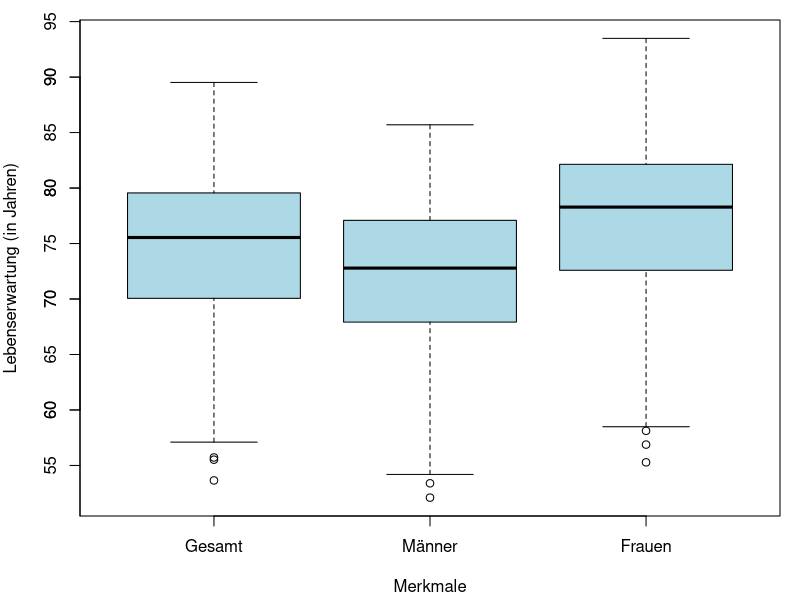
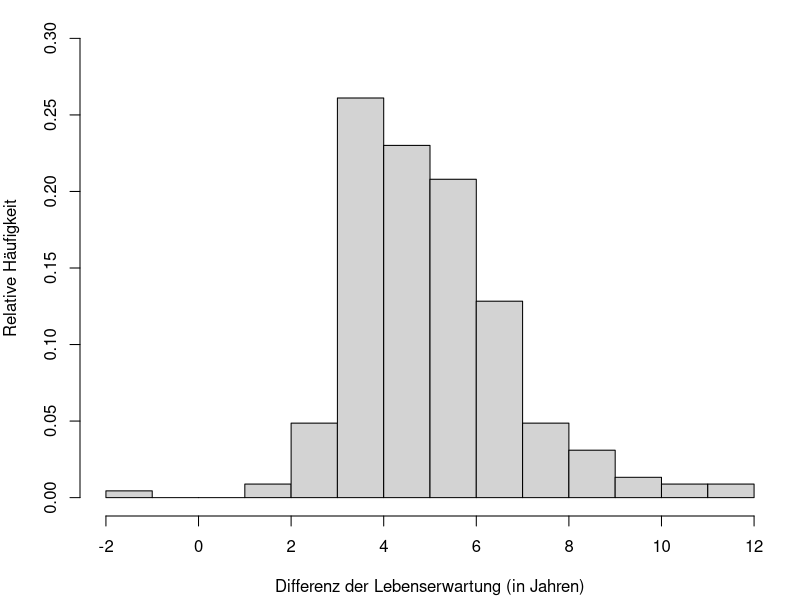
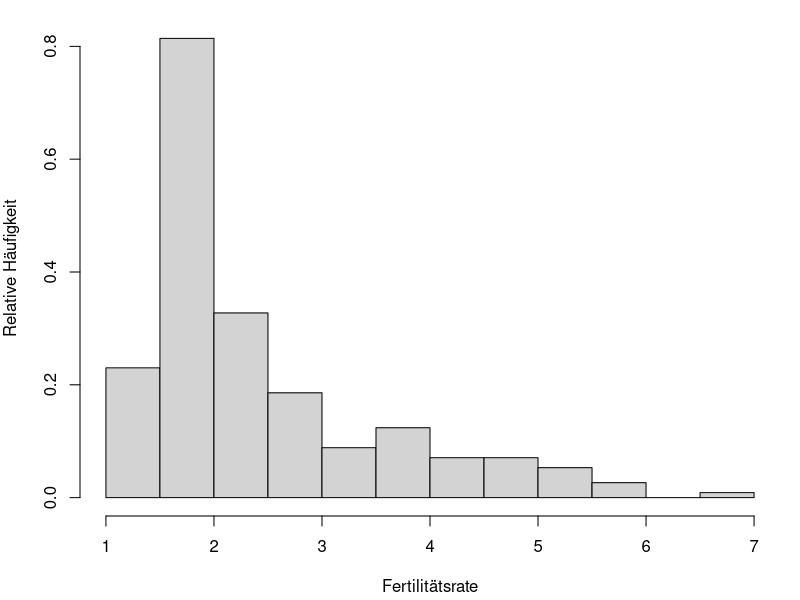
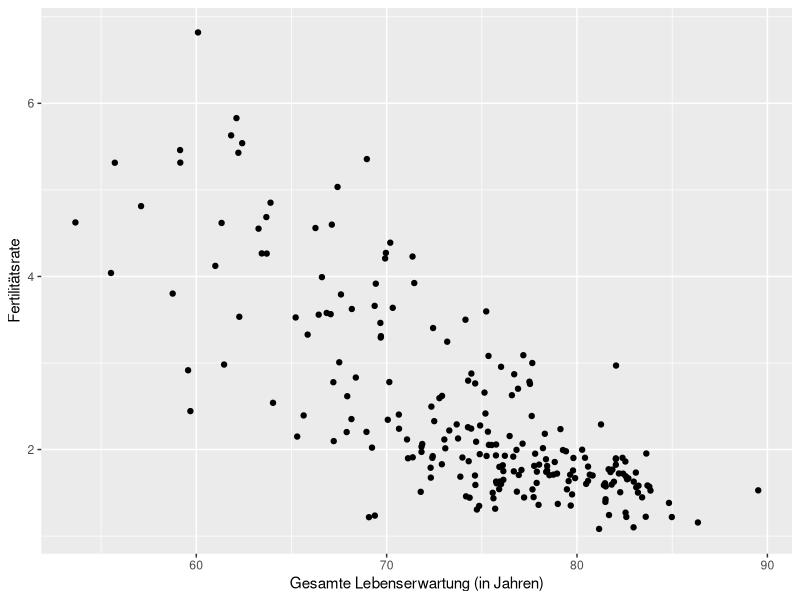
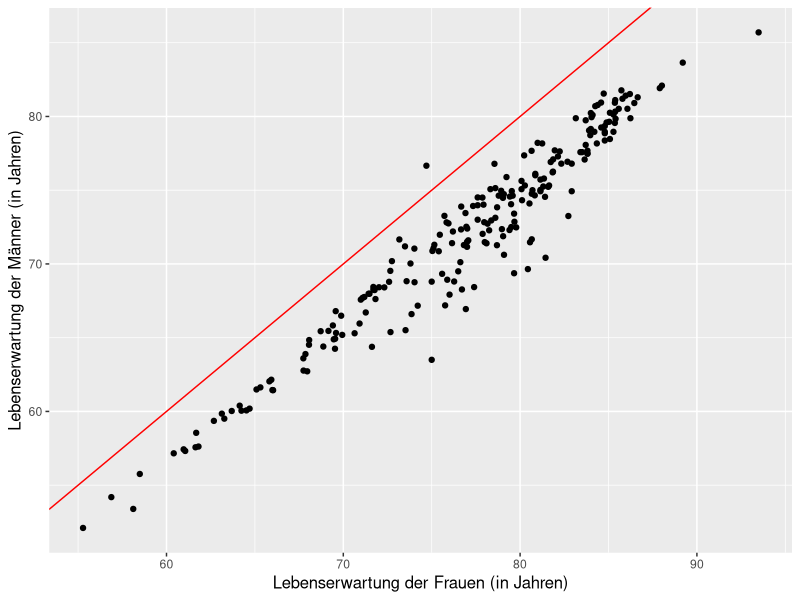
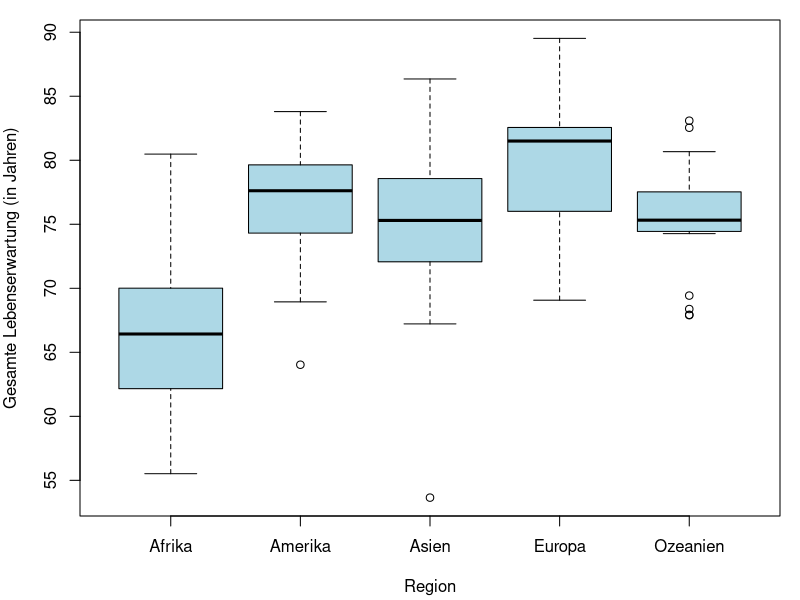
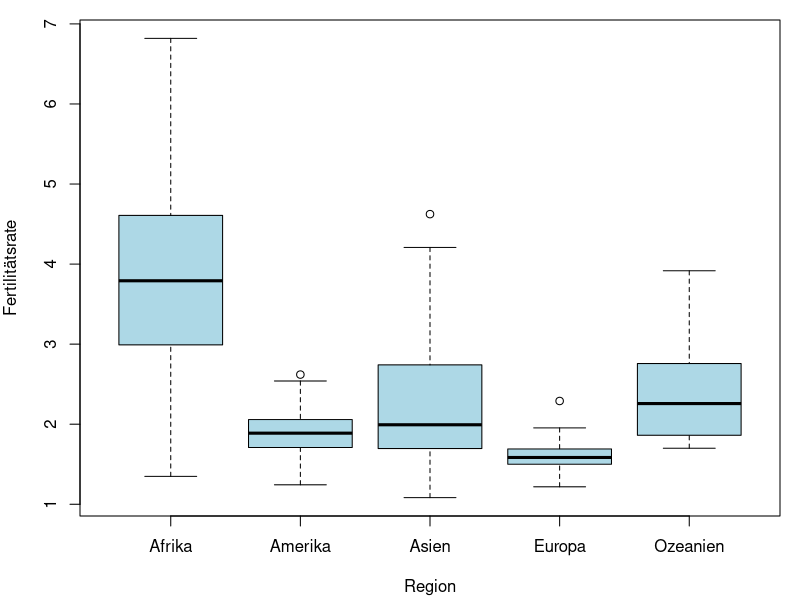
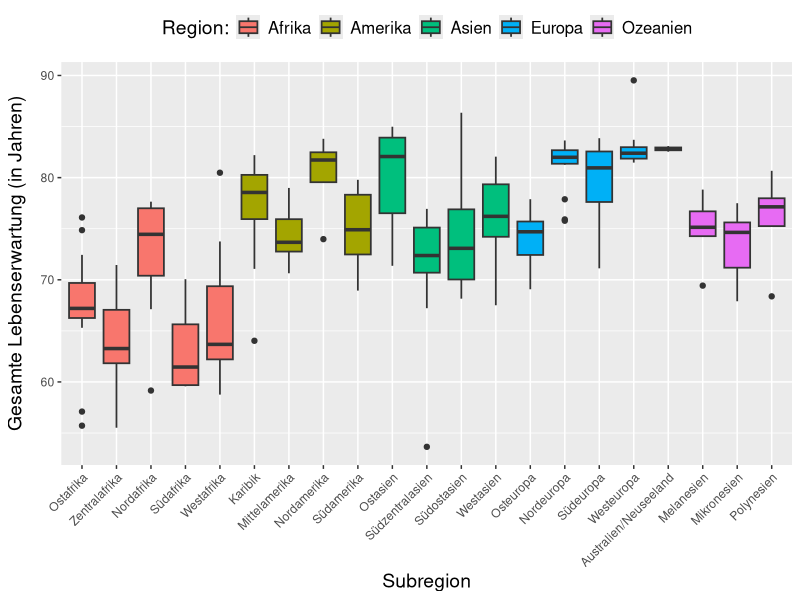

Source code (R) for these figures, in order:
library(ggplot2)

data <- read.csv("census_2022_2002.csv")

# Überblick über die Daten
dim(data)
str(data)
summary(data)

# Entfernung von NA-Werten
data_noNA <- na.omit(data)

# Datensatz auf Jahr 2002 und 2022 teilen
data2002 <- subset(data_noNA, Year == 2002)
dim(data2002)

data2022 <- subset(data_noNA, Year == 2022)
dim(data2022)


#1 - Haeufigkeitsverteilungen der Merkmale + Unterschiede zwischen Geschlechter
attach(data2022)

num_stat <- function(data) {
  var_name <- c("Gesamte Lebenserwartung", "Lebenserwartung der Männer", 
                "Lebenserwartung der Frauen", "Fertilitätsrate")
  result <- matrix(NA, nrow = length(data), ncol = 9)
  colnames(result) <- c("Variable", "mean", "median", "25% Quantil", "75% Quantil", 
                        "IQR", "min", "max", "sd")
  for(i in 1:length(data)) {
    var_data <- data[[i]]
    
    q1 <- quantile(var_data, 0.25, type = 2)
    q3 <- quantile(var_data, 0.75, type = 2)
    
    result[i, 1] <- var_name[i]
    result[i, 2] <- round(mean(var_data), 2)
    result[i, 3] <- round(median(var_data), 2)
    result[i, 4] <- round(q1, 2)
    result[i, 5] <- round(q3, 2)
    result[i, 6] <- round(q3 - q1, 2)
    result[i, 7] <- round(min(var_data), 2)
    result[i, 8] <- round(max(var_data), 2)
    result[i, 9] <- round(sd(var_data),2)
  } 
  return(as.data.frame(result))
}
num_data <- 3:6
num_stat(data2022[,num_data])

#Korrelationskoeffizient nach Bravais-Pearson

berechne_pearson <- function(x, y) {
  
  # Überprüfen, ob die Vektoren die gleiche Länge haben
  if (length(x) != length(y)) {
    stop("Die Vektoren müssen die gleiche Länge haben.")
  }
  
  # Überprüfen, ob die Vektoren genügend Datenpunkte enthalten
  if (length(x) < 2) {
    stop("Die Vektoren müssen mindestens zwei Elemente enthalten.")
  }
  
  # Berechnung der Mittelwerte
  x_mean <- mean(x)
  y_mean <- mean(y)
  
  # Zähler und Nenner berechnen
  zaehler <- sum((x - x_mean) * (y - y_mean))
  nenner <- sqrt(sum((x - x_mean)^2) * sum((y - y_mean)^2))
  
  # Verhindern von Division durch Null
  if (nenner == 0) {
    stop("Achtung: Division durch Null.")
  }
  
  # Pearson-Korrelationskoeffizient berechnen
  r <- zaehler / nenner
  
  return(r)
}

#Lebenserwartung vs. Fertilitätsrate
round(berechne_pearson(Life_Expectancy_Overall, Total_Fertility_Rate), 3)
#-0.767

#Lebenserwartung Männer vs. Lebenserwartung Frauen
round(berechne_pearson(Life_Expectancy_Male, Life_Expectancy_Female), 3)
#0.969

##########################

# Boxplots der Lebenserwartung (+ Unterschiede zwischen den Geschlechtern)
par(mar = c(4.2, 4, 1, 1))
boxplot(Life_Expectancy_Overall,
        Life_Expectancy_Male,
        Life_Expectancy_Female,
        names = c("Gesamt", "Männer", "Frauen"),
        ylab = "Lebenserwartung (in Jahren)",
        xlab = "Merkmale", horizontal = FALSE, col = "lightblue")
axis(2, at = seq(0, 100, by = 5))


# Differenz der Lebenserwartung (Frauen - Männer)
Diff_Lebenserwartung <- Life_Expectancy_Female - Life_Expectancy_Male
hist(Diff_Lebenserwartung, xlab = "Differenz der Lebenserwartung (in Jahren)",
     ylab = "Relative Häufigkeit",probability = TRUE,
     ylim = c(0, 0.30), breaks = -2:12, main = "")

# Histogramm für Fertilitätsrate
hist(Total_Fertility_Rate, xlab = "Fertilitätsrate", 
     ylab = "Relative Häufigkeit", probability = TRUE, main = "")

# Verteilung der Region mit Tabelle

table(Region)

# Verteilung der Subregion
table(Subregion)

################

#2 - bivariate Zusammenhaenge zwischen den Merkmalen

# Subregionen nach Region
table(Subregion, Region)

# Zusammenhang zwischen gesamten Lebenserwartung und Fertilitätsrate
# Streudiagramm
ggplot(data2022, aes(x = Life_Expectancy_Overall, y = Total_Fertility_Rate)) +
  geom_point() +
  labs(x = "Gesamte Lebenserwartung (in Jahren)",
       y = "Fertilitätsrate")

# Zusammenhang zwischen Lebenserwartung von Frauen und Männer
# Streudiagramm
ggplot(data2022, aes(x = Life_Expectancy_Female, y = Life_Expectancy_Male)) +
  geom_point() +
  geom_abline(intercept = 0, slope = 1, color = "red", linetype = "solid") +
  labs(x = "Lebenserwartung der Frauen (in Jahren)",
       y = "Lebenserwartung der Männer (in Jahren)") +
  theme(
    axis.title.x = element_text(size = 12),
    axis.title.y = element_text(size = 12) 
  )

# Boxplot der Lebenserwartung nach Region
region_name = c("Afrika", "Amerika", "Asien", "Europa", "Ozeanien")

boxplot(Life_Expectancy_Overall ~ Region,
        ylab = "Gesamte Lebenserwartung (in Jahren)",
        xlab = "Region", horizontal = FALSE,
        names = region_name, col = "lightblue")

# Boxplot der Fertilitätsrate nach Region
boxplot(Total_Fertility_Rate ~ Region, 
        ylab = "Fertilitätsrate",
        xlab = "Region", horizontal = FALSE,
        col = "lightblue", names = region_name)


#3 - Unterschiede der Merkmale zwischen den Subregionen

# Subregionen ins Deutsche übersetzen und Region hinzufügen
data2022$Subregion[data2022$Subregion == "Eastern Africa"] <- "Ostafrika"
data2022$Subregion[data2022$Subregion == "Middle Africa"] <- "Zentralafrika"
data2022$Subregion[data2022$Subregion == "Northern Africa"] <- "Nordafrika"
data2022$Subregion[data2022$Subregion == "Southern Africa"] <- "Südafrika"
data2022$Subregion[data2022$Subregion == "Western Africa"] <- "Westafrika"
data2022$Subregion[data2022$Subregion == "Caribbean"] <- "Karibik"
data2022$Subregion[data2022$Subregion == "Central America"] <- "Mittelamerika"
data2022$Subregion[data2022$Subregion == "Northern America"] <- "Nordamerika"
data2022$Subregion[data2022$Subregion == "South America"] <- "Südamerika"
data2022$Subregion[data2022$Subregion == "Eastern Asia"] <- "Ostasien"
data2022$Subregion[data2022$Subregion == "South-Central Asia"] <- "Südzentralasien"
data2022$Subregion[data2022$Subregion == "South-Eastern Asia"] <- "Südostasien"
data2022$Subregion[data2022$Subregion == "Western Asia"] <- "Westasien"
data2022$Subregion[data2022$Subregion == "Eastern Europe"] <- "Osteuropa"
data2022$Subregion[data2022$Subregion == "Northern Europe"] <- "Nordeuropa"
data2022$Subregion[data2022$Subregion == "Southern Europe"] <- "Südeuropa"
data2022$Subregion[data2022$Subregion == "Western Europe"] <- "Westeuropa"
data2022$Subregion[data2022$Subregion == "Australia/New Zealand"] <- "Australien/Neuseeland"
data2022$Subregion[data2022$Subregion == "Melanesia"] <- "Melanesien"
data2022$Subregion[data2022$Subregion == "Micronesia"] <- "Mikronesien"
data2022$Subregion[data2022$Subregion == "Polynesia"] <- "Polynesien"

# Region hinzufügen basierend auf den Subregionen
data2022$Region <- ifelse(data2022$Subregion %in% c("Ostafrika", "Zentralafrika", "Nordafrika", "Südafrika", "Westafrika"), "Afrika",
                          ifelse(data2022$Subregion %in% c("Karibik", "Mittelamerika", "Nordamerika", "Südamerika"), "Amerika",
                                 ifelse(data2022$Subregion %in% c("Ostasien", "Südzentralasien", "Südostasien", "Westasien"), "Asien",
                                        ifelse(data2022$Subregion %in% c("Osteuropa", "Nordeuropa", "Südeuropa", "Westeuropa"), "Europa",
                                               ifelse(data2022$Subregion %in% c("Australien/Neuseeland", "Melanesien", "Mikronesien", "Polynesien"), "Ozeanien", 
                                                      NA)))))

# Sortieren der Daten nach Region und Subregion in neuer Variable year2022
year2022 <- data2022[order(Region, Subregion), ]


#########################
#Boxplots

# Gesamte Lebenserwartung in den Subregionen (2022)
ggplot(year2022, aes(x = factor(Subregion, levels = unique(Subregion)), y = Life_Expectancy_Overall, fill = Region)) +
  geom_boxplot(coef = 1.5, size = 0.6) +
  labs(x = "Subregion",
       y = "Gesamte Lebenserwartung (in Jahren)",
       fill = "Region:") +  # Legende für die Regionen hinzufügen
  theme(
    plot.title = element_text(size = 16, face = "bold"),
    axis.title.x = element_text(size = 14), 
    axis.title.y = element_text(size = 14, margin = margin(r = 10)), 
    axis.text.x = element_text(angle = 45, hjust = 1), 
    legend.text = element_text(size = 12), 
    legend.title = element_text(size = 14),
    legend.position = "top",
    legend.direction = "horizontal")


# Fertilitätsrate in den Subregionen (2022)
ggplot(year2022, aes(x = factor(Subregion, levels = unique(Subregion)), y = Total_Fertility_Rate, fill = Region)) +
  geom_boxplot(coef = 1.5, size = 0.6) +
  labs(x = "Subregion",
       y = "Fertilitätsrate",
       fill = "Region:") +  # Legende für die Regionen hinzufügen
  theme(
    plot.title = element_text(size = 16, face = "bold"), 
    axis.title.x = element_text(size = 14), 
    axis.title.y = element_text(size = 14, margin = margin(r = 10)),  
    axis.text.x = element_text(angle = 45, hjust = 1), 
    legend.text = element_text(size = 12),  
    legend.title = element_text(size = 14),
    legend.position = "top",
    legend.direction = "horizontal")


#4 - Vergleich von Merkmalen in 2002 und 2022

detach(data2022)

par(mfrow = c(1, 2))
# Gesamte Lebenserwartung in 2002 und 2022
boxplot(data2002$Life_Expectancy_Overall, data2022$Life_Expectancy_Overall,
        names = c("2002", "2022"),
        ylab = "Gesamte Lebenserwartung (in Jahren)", 
        xlab = "Jahr", col = "lightblue")

# Fertilitätsrate in 2002 und 2022
boxplot(data2002$Total_Fertility_Rate, data2022$Total_Fertility_Rate,
        names = c("2002", "2022"), ylab = "Fertilitätsrate", 
        xlab = "Jahr", col = "lightblue")

par(mfrow = c(1, 1))
# Scatterplot der Differenz der Lebenserwartung

# Differenz der Lebenserwartung (2022 - 2002) (Jahre)
data_2002 <- subset(data, Year == 2002)
data_2022 <- subset(data, Year == 2022)
lebenserwartung_differenz = na.omit(data_2022$Life_Expectancy_Overall - data_2002$Life_Expectancy_Overall)

par(mar = c(4.2, 4, 2, 1))
plot(
  data2002$Life_Expectancy_Overall, 
  lebenserwartung_differenz,
  xlab = "Lebenserwartung in 2002 (in Jahren)", 
  ylab = "Differenz der Lebenserwartung (in Jahren)", 
  main = "Veränderung der allgemeinen Lebenserwartung",
  pch = 1)

abline(h = 0, col = "red", lwd = 1, lty = 2) 

# Scatterplot der Differenz der Fertilitätsrate

# Differenz der Fertilitätsrate (2022 - 2002) (Jahre)
fertilitaetsrate_differenz = na.omit(data_2022$Total_Fertility_Rate - data_2002$Total_Fertility_Rate)

plot(
  data2002$Total_Fertility_Rate, 
  fertilitaetsrate_differenz,
  xlab = "Fertilitätsrate in 2002", 
  ylab = "Differenz der Fertilitätsrate", 
  main = "Veränderung der Fertilitätsrate",
  pch = 1)

abline(h = 0, col = "red", lwd = 1, lty = 2) 
